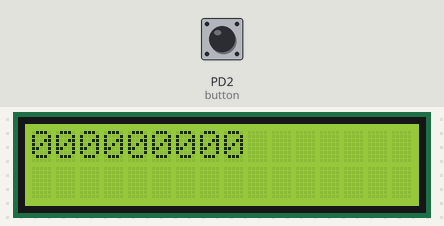
A program run on a simulated ATmega328P, built with avr-gcc and emulated at 16 MHz. Parts: 16×2 character LCD. Wiring (inferred from the names in the program): character LCD (HD44780): RS PB4; E PB3; data PD4, PD5, PD6, PD7. The inputs (shaded band) are chosen by the test bench; at power-on: PD2 (button) HIGH.

Above: at 1.2 s.
1.3 s: PD2 (button) pulled LOW for 0.15 s
At 2.5 s:
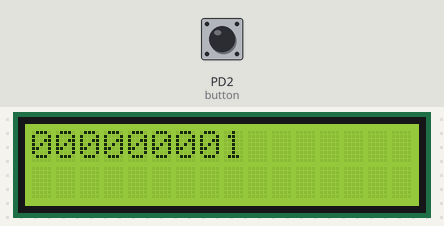
2.9 s: PD2 (button) pulled LOW for 1 s
At 5.0 s:
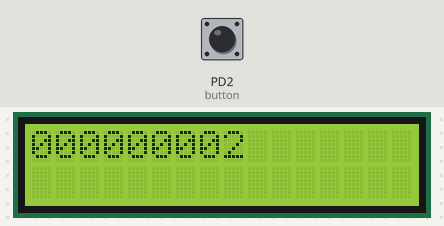
5.4 s: PD2 (button) pulled LOW for 0.15 s
At 6.7 s:
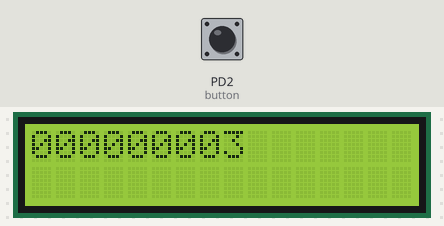
7.0 s: PD2 (button) pulled LOW for 1 s
At 9.3 s:
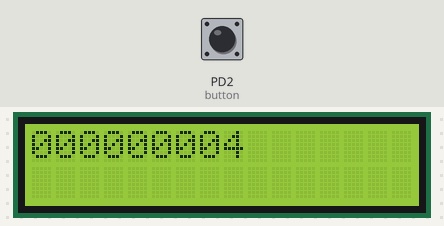
Timing chart, 0 to 10.5 s (numbered marks = the images above; inputs shaded):
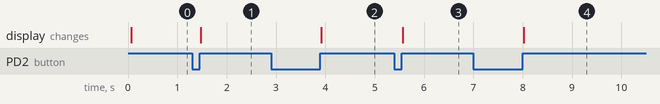

Measured:
- after the input at 1.3 s, the display: changes after 0.17 s (image 1)
- after the input at 2.9 s, the display: changes after 1.0 s (image 2)
- after the input at 5.4 s, the display: changes after 0.17 s (image 3)
- after the input at 7.0 s, the display: changes after 1.0 s (image 4)

The program:

main.c
```c
/*
 * LCD_button.c
 *
 * Created: 28-06-2026 22:16:02
 * Author : User
 */

#define F_CPU 16000000UL
#include <avr/io.h>
#include "LCD.h"

int main(void)
{

	Init_pins();   // Initialize pins

	Init_lcd();    // Initialize LCD for display

	lcd_send_number(0);   // Start count from zero

	// Detect button press inside the loop
	// Use edge detection + delay for De-bouncing

	uint8_t previous_state=1, current_state;    // Variables to detect edge

	uint16_t press_count;     // Variable to detect button press time

	uint32_t count=0;   // Variable to display LCD count

	while (1)
	{

		current_state= (PIND >> 2) & 1;    // Read current state of button inside the loop

		// If Button press happens: State changes-
		if(previous_state==1 && current_state==0)
		{
			// Find button press duration:
			// Increment press count every 1 millisecond
			// If count >= 2000,
			// - Button pressed for more than 2 seconds
			// - Reset LCD count to zero
			// - Exit from the loop even if button still pressed
			press_count=0;

			while(!((PIND>>2)&1))
			{
				press_count++;
				_delay_ms(1);

				if(press_count >= 2000)
				{
					lcd_set_cursor(0,0);
					lcd_reset();
					count=0;
					break;
				}
			}

			// After exiting from loop, check press duration
			// If short press
			if(press_count< 2000)
			{
				// Update count
				lcd_set_cursor(0,0);
				lcd_send_number(++count);

			}

		}

		previous_state= current_state;     // Update previous state

	}
}
```

LCD.c
```c
/*
 * LCD.c
 *
 * Created: 28-06-2026 22:18:05
 *  Author: User
 */


// Define ENABLE and RS pins
#define EN_PIN PORTB3
#define RS_PIN PORTB4

#include "LCD.h"

void enable_pulse()
{

	PORTB|=(1<<EN_PIN);    // Send enable pulse
	_delay_us(1);

	PORTB&=~(1<<EN_PIN);
	_delay_us(50);
}
void send_nibble(uint8_t nib)
{

	PORTB&=~(1<<RS_PIN);   // RS=0  -> sending command

	PORTD=PORTD& 0x0F;     // clear pins PD7-PD4
	PORTD|=(nib<<4);       // send nibble

	enable_pulse();

	_delay_ms(2);         // provide delay after sending commands & data

}
void lcd_cmnd(uint8_t cmd)
{

	PORTB&=~(1<<RS_PIN);    // RS=0 : command


	PORTD=(PORTD&0x0F)|(cmd&0xF0);   // send upper nibble of command

	enable_pulse();

	PORTD=(PORTD&0x0F)|(cmd<<4);   // send lower nibble of command

	enable_pulse();

	_delay_ms(2);
}
void lcd_data(uint8_t data)
{
	PORTB|=(1<<RS_PIN);  // RS=1 : data

	PORTD=(PORTD&0x0F)|(data&0xF0);  // send upper nibble of data

	enable_pulse();

	PORTD=(PORTD&0x0F)|(data<<4);  // send lower nibble of data

	enable_pulse();

	_delay_ms(2);
}
void Init_lcd()
{

	_delay_ms(20);     // time to stabilize


	PORTB&=~(1<<EN_PIN);   // set ENABLE Pin as low

	send_nibble(0x03);    // set 8 bit mode
	_delay_ms(5);
	send_nibble(0x03);
	_delay_us(150);
	send_nibble(0x03);
	_delay_us(150);

	send_nibble(0x02);   // set 4 bit mode

	lcd_cmnd(0x28);      // function set : a-bit mode, 2 line, 5*8 font

	lcd_cmnd(0x0c);      // display ON

	lcd_cmnd(0x06);      // entry mode : Increment cursor

	lcd_cmnd(0x01);      // clear display

	_delay_ms(2);

}
void lcd_send_string(char *str)
{
	while(*str)
	{
		lcd_data(*str);
		str++;
	}
}
void lcd_set_cursor(uint8_t row, uint8_t col)
{
	// set cursor to given position (row,col)

	uint8_t pos;

	if(row==0)
	{
		pos= 0x80+ (col&0x0F);
	}
	else
	{
		pos= 0xC0+ (col&0x0F);
	}

	// go to that position
	lcd_cmnd(pos);
}
void lcd_send_number(unsigned int num)
{
	char string[10];

	// convert number to a string
	// use format specifier %09u to pad with 9 zeros
	sprintf(string, "%09u", num);

	lcd_send_string(string);
}
void lcd_clear_display()
{

	lcd_cmnd(0x01);    // clear display

	_delay_ms(2);
}
void lcd_reset()
{

	lcd_send_number(0);     // Display zero
}
void Init_pins()
{

	DDRB |= (1<<EN_PIN) | (1<<RS_PIN);    // PB3, PB4 as output

	DDRD |= 0xF0;    // PD7-PD4 as output

	DDRD &=~(1<< DDD2);    // PD2 as input for push button

	PORTD |= (1<< PORTD2);    // enable pull up resistor
}
```

LCD.h
```c
/*
 * LCD.h
 *
 * Created: 28-06-2026 22:16:46
 *  Author: User
 */


#ifndef LCD_H_
#define LCD_H_

#define F_CPU 16000000UL
#include <avr/io.h>
#include <util/delay.h>
#include <stdio.h>

void enable_pulse();
void send_nibble(uint8_t nib);
void lcd_cmnd(uint8_t cmd);
void lcd_data(uint8_t data);
void Init_lcd();
void Init_pins();
void lcd_send_string(char *str);
void lcd_send_number(unsigned int  num);
void lcd_reset();
void lcd_clear_display();
void lcd_set_cursor(uint8_t row, uint8_t col);


#endif /* LCD_H_ */
```
